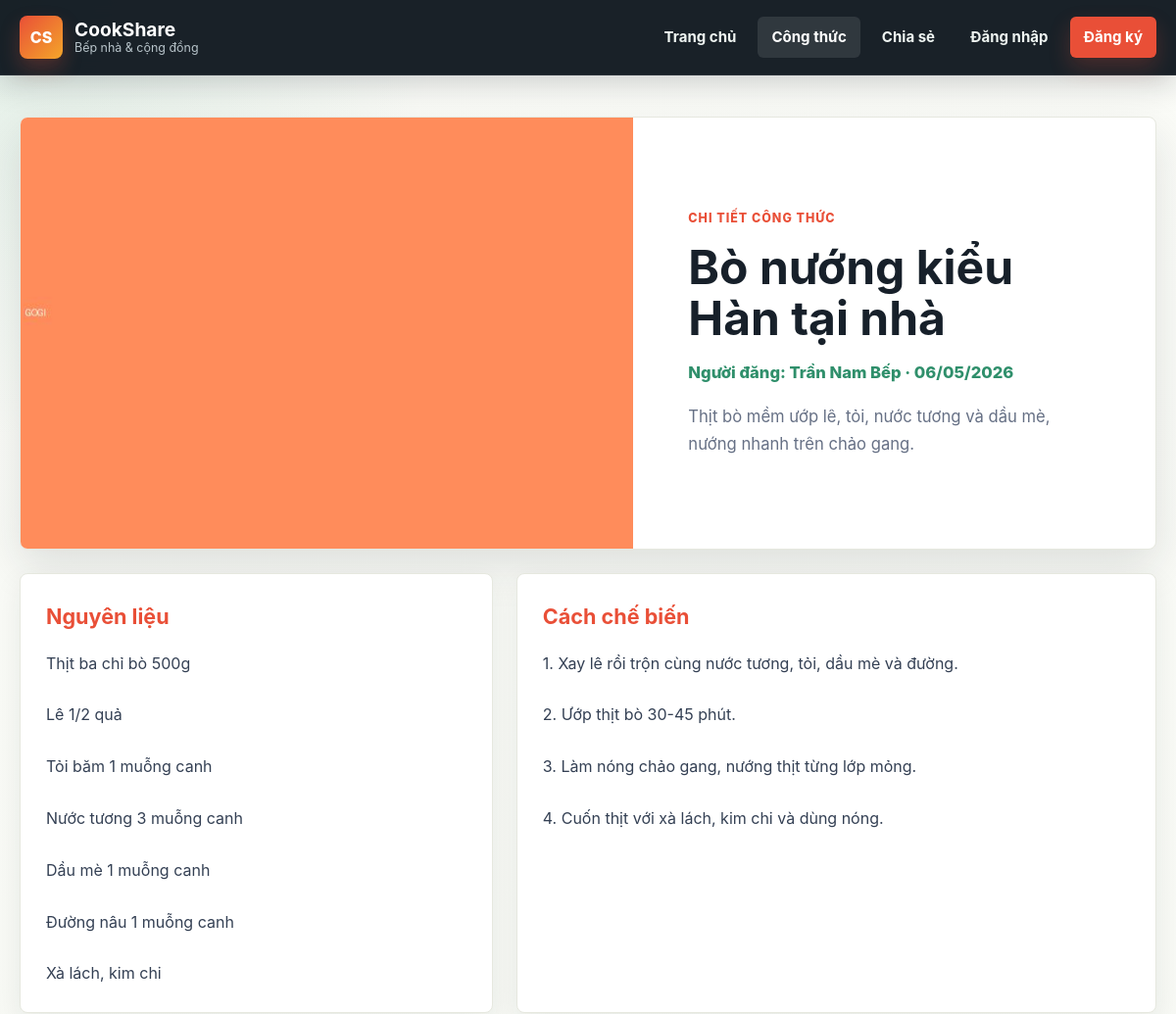
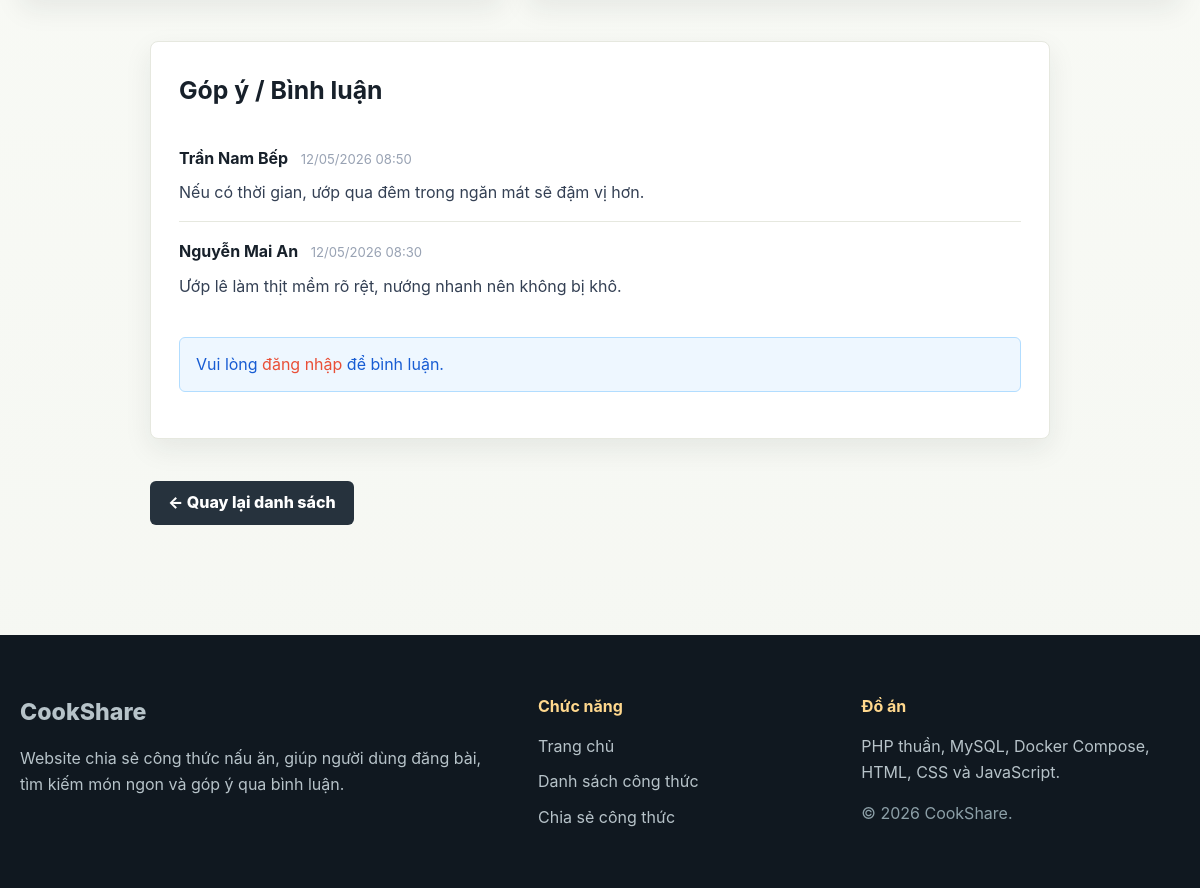
The page /project/pages/recipe-detail.php?id=6 on the database its author committed (2 pictures, top to bottom).
### tables this page shows
CREATE TABLE IF NOT EXISTS recipes (
    id INT AUTO_INCREMENT PRIMARY KEY,
    user_id INT NOT NULL,
    title VARCHAR(200) NOT NULL,
    image VARCHAR(255) DEFAULT NULL,
    description TEXT NOT NULL,
    ingredients TEXT NOT NULL,
    steps TEXT NOT NULL,
    created_at TIMESTAMP DEFAULT CURRENT_TIMESTAMP,
    FOREIGN KEY (user_id) REFERENCES users(id) ON DELETE CASCADE
);

CREATE TABLE IF NOT EXISTS users (
    id INT AUTO_INCREMENT PRIMARY KEY,
    fullname VARCHAR(100) NOT NULL,
    email VARCHAR(100) NOT NULL UNIQUE,
    username VARCHAR(50) NOT NULL UNIQUE,
    password VARCHAR(255) NOT NULL
);

CREATE TABLE IF NOT EXISTS comments (
    id INT AUTO_INCREMENT PRIMARY KEY,
    recipe_id INT NOT NULL,
    user_id INT NOT NULL,
    content TEXT NOT NULL,
    created_at TIMESTAMP DEFAULT CURRENT_TIMESTAMP,
    FOREIGN KEY (recipe_id) REFERENCES recipes(id) ON DELETE CASCADE,
    FOREIGN KEY (user_id) REFERENCES users(id) ON DELETE CASCADE
);

### project/includes/auth.php (called while the page is built, shortened)
<?php
function isLoggedIn(): bool
{
    return isset($_SESSION['user_id']);
}
function e(string $value): string
{
    return htmlspecialchars($value, ENT_QUOTES, 'UTF-8');
}
function baseUrl(string $path = ''): string
{
    return '/' . ltrim($path, '/');
}
function imageUrl(?string $image): string
{
    if (!empty($image)) {
        return baseUrl('uploads/' . $image);
    }
    return baseUrl('assets/images/placeholder.svg');
}

### project/pages/recipe-detail.php (the view, shortened to what this page needs)
<?php
require_once __DIR__ . '/../includes/auth.php';
$recipeId = (int) ($_GET['id'] ?? 0);
$db = getDB();
$stmt = $db->prepare(
    'SELECT r.*, u.fullname AS author_name
     FROM recipes r
     JOIN users u ON r.user_id = u.id
     WHERE r.id = :id
     LIMIT 1'
);
$stmt->execute(['id' => $recipeId]);
$recipe = $stmt->fetch();
$commentStmt = $db->prepare(
    'SELECT c.*, u.fullname AS author_name
     FROM comments c
     JOIN users u ON c.user_id = u.id
     WHERE c.recipe_id = :recipe_id
     ORDER BY c.created_at DESC'
);
$commentStmt->execute(['recipe_id' => $recipeId]);
$comments = $commentStmt->fetchAll();
require_once __DIR__ . '/../includes/header.php';
?>
<article class="recipe-detail">
    <div class="detail-hero">
        <img class="recipe-detail-image" src="<?= e(imageUrl($recipe['image'])) ?>" alt="<?= e($recipe['title']) ?>">
        <div class="detail-summary">
            <span class="eyebrow">Chi tiết công thức</span>
            <h1><?= e($recipe['title']) ?></h1>
            <p class="detail-meta">Người đăng: <?= e($recipe['author_name']) ?> · <?= e(date('d/m/Y', strtotime($recipe['created_at']))) ?></p>
            <p><?= e($recipe['description']) ?></p>
        </div>
    </div>
    <div class="recipe-content-grid">
        <section class="recipe-block">
            <h2>Nguyên liệu</h2>
            <div class="recipe-text"><?= nl2br(e($recipe['ingredients'])) ?></div>
        </section>
        <section class="recipe-block">
            <h2>Cách chế biến</h2>
            <div class="recipe-text"><?= nl2br(e($recipe['steps'])) ?></div>
        </section>
    </div>
</article>
<section class="comments-section" id="comments">
    <h2>Góp ý / Bình luận</h2>
    <?php if (empty($comments)): ?>
        <p class="empty-message">Chưa có bình luận nào.</p>
    <?php else: ?>
        <ul class="comment-list">
            <?php foreach ($comments as $comment): ?>
                <li class="comment-item">
                    <strong><?= e($comment['author_name']) ?></strong>
                    <span class="comment-date"><?= e(date('d/m/Y H:i', strtotime($comment['created_at']))) ?></span>
                    <p><?= e($comment['content']) ?></p>
                </li>
            <?php endforeach; ?>
        </ul>
    <?php endif; ?>
    <?php if (isLoggedIn()): ?>
        <form class="comment-form" id="comment-form" method="POST" action="" novalidate>
            <div class="form-group">
                <label for="content">Viết bình luận</label>
                <textarea id="content" name="content" rows="4" required></textarea>
            </div>
            <button type="submit" class="btn btn-primary">Gửi bình luận</button>
        </form>
    <?php else: ?>
        <p class="alert alert-info">Vui lòng <a href="<?= baseUrl('pages/login.php') ?>">đăng nhập</a> để bình luận.</p>
    <?php endif; ?>
</section>
<p class="back-actions"><a href="<?= baseUrl('pages/recipes.php') ?>" class="btn btn-secondary">&larr; Quay lại danh sách</a></p>
<?php require_once __DIR__ . '/../includes/footer.php'; ?>

### project/assets/css/style.css (style rules this page uses)
:root { --ink: #17202a; --muted: #667085; --surface: #ffffff; --surface-strong: #f5f7f2; --line: #e6e8df; --brand: #e94f37; --brand-dark: #c83c28; --accent: #2f8f6b; --gold: #f4a62a; --nav: #101820; --shadow: 0 18px 45px rgba(23, 32, 42, 0.12); --shadow-soft: 0 10px 28px rgba(23, 32, 42, 0.08); --radius: 8px; }
* { box-sizing: border-box; margin: 0; padding: 0; }
html { scroll-behavior: smooth; }
body { min-height: 100vh; font-family: "Inter", "Segoe UI", Arial, Helvetica, sans-serif; line-height: 1.65; color: var(--ink); background: radial-gradient(circle at top left, rgba(47, 143, 107, 0.12), transparent 28rem), linear-gradient(180deg, #fbfcf8 0%, var(--surface-strong) 100%); }
img { display: block; max-width: 100%; }
a { color: var(--brand); text-decoration: none; }
.eyebrow { display: inline-flex; align-items: center; gap: 8px; margin-bottom: 14px; color: var(--brand); font-size: 0.78rem; font-weight: 800; letter-spacing: 0.08em; text-transform: uppercase; }
.page-header, .recipe-section, .search-panel, .form-section, .recipe-detail, .comments-section, .back-actions { margin-top: 42px; }
.recipe-detail { width: min(1180px, calc(100% - 40px)); margin-inline: auto; }
.detail-hero { display: grid; grid-template-columns: minmax(0, 1.08fr) minmax(320px, 0.92fr); gap: 0; overflow: hidden; background: var(--surface); border: 1px solid var(--line); border-radius: var(--radius); box-shadow: var(--shadow); }
.recipe-detail-image { width: 100%; height: 100%; min-height: 440px; object-fit: cover; }
.detail-summary { display: flex; flex-direction: column; justify-content: center; padding: clamp(28px, 5vw, 56px); }
.detail-summary h1 { font-size: clamp(2.1rem, 4vw, 4rem); line-height: 1.08; margin-bottom: 16px; }
.detail-summary p { color: var(--muted); font-size: 1.04rem; }
.detail-meta { margin-bottom: 18px; color: var(--accent) !important; font-weight: 800; }
.recipe-content-grid { display: grid; grid-template-columns: minmax(280px, 0.85fr) minmax(0, 1.15fr); gap: 24px; margin-top: 24px; }
.recipe-block { background: var(--surface); border: 1px solid var(--line); border-radius: var(--radius); padding: 26px; box-shadow: var(--shadow-soft); }
.recipe-block h2 { margin-bottom: 16px; color: var(--brand); font-size: 1.35rem; }
.recipe-text { white-space: pre-wrap; color: #344054; }
.comments-section { width: min(900px, calc(100% - 40px)); margin-inline: auto; padding: 28px; background: var(--surface); border: 1px solid var(--line); border-radius: var(--radius); box-shadow: var(--shadow-soft); }
.comments-section h2 { margin-bottom: 18px; font-size: 1.55rem; }
.comment-list { list-style: none; margin-bottom: 22px; }
.comment-item { padding: 16px 0; border-bottom: 1px solid var(--line); }
.comment-item:last-child { border-bottom: 0; }
.comment-date { display: inline-block; margin-left: 8px; color: #98a2b3; font-size: 0.82rem; }
.comment-item p { margin-top: 8px; color: #344054; }
.back-actions { width: min(900px, calc(100% - 40px)); margin-inline: auto; padding-bottom: 70px; }
.btn { min-height: 44px; display: inline-flex; align-items: center; justify-content: center; gap: 8px; padding: 11px 18px; border: 0; border-radius: 6px; cursor: pointer; font: inherit; font-weight: 800; line-height: 1.2; text-align: center; transition: transform 0.18s ease, background 0.18s ease, box-shadow 0.18s ease; }
.btn-secondary { background: #26323d; color: #fff; }
.alert { padding: 13px 16px; border-radius: 6px; margin-bottom: 18px; list-style: none; }
.alert-info { background: #eef7ff; color: #175cd3; border: 1px solid #b2ddff; }

### rows shown on the page
recipes: image (picture), title "Bò nướng kiểu Hàn tại nhà", user.fullname "Trần Nam Bếp", created_at "06/05/2026", description "Thịt bò mềm ướp lê, tỏi, nước tương và dầu mè, nướng nhanh trên chảo gang.", ingredients "Thịt ba chỉ bò 500g Lê 1/2 quả Tỏi băm 1 muỗng canh Nước tương 3 muỗng canh Dầu mè 1 muỗng canh Đường nâu 1 muỗng canh Xà lách, kim chi", steps "1. Xay lê rồi trộn cùng nước tương, tỏi, dầu mè và đường. 2. Ướp thịt bò 30-45 phút. 3. Làm nóng chảo gang, nướng thịt từng lớp mỏng. 4. Cuốn thịt với xà lách, kim chi và dùng nóng."
comments: user.fullname "Trần Nam Bếp", created_at "12/05/2026 08:50", content "Nếu có thời gian, ướp qua đêm trong ngăn mát sẽ đậm vị hơn."
comments: user.fullname "Nguyễn Mai An", created_at "12/05/2026 08:30", content "Ướp lê làm thịt mềm rõ rệt, nướng nhanh nên không bị khô."
